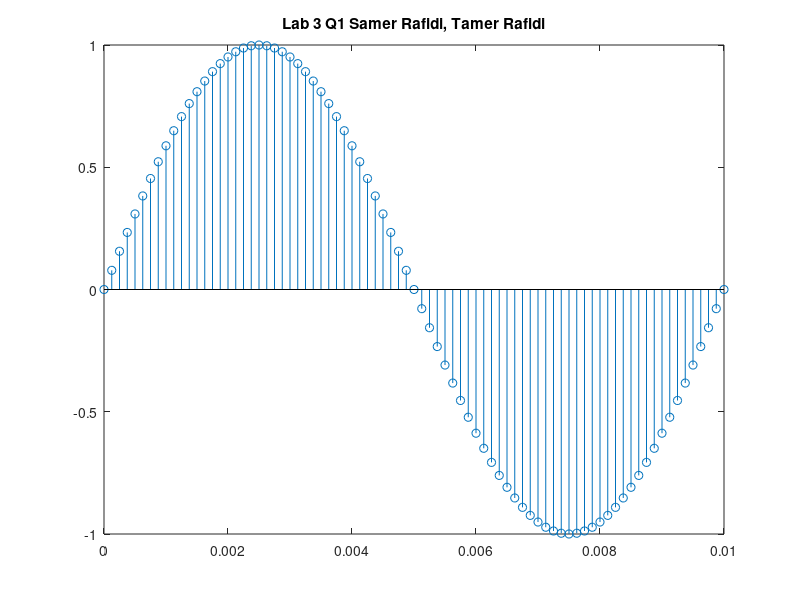

MATLAB code for this plot:
% Samer Rafidi 400333524, Tamer Rafidi 400333527
% Do a plot of a sampled sinusoid with frequency f = 100 Hz
%
f = 100
%
% Sampling frequency and interval
fs = 8000;
Ts = 1/fs;
%
% Set time duration of plot, i.e., 10 msec.
tfinalplot = 10e-3;
%
% Make the time vector for the plot
nplot=0:Ts:tfinalplot;
%
% Sample the sinusoid.
xnT = sin(2*pi*f*nplot);
%
% Make the plot
stem(nplot, xnT);
title('Lab 3 Q1 Samer Rafidi, Tamer Rafidi');
%
% Uncomment/edit this next line to save the graph.
exportgraphics(gcf, 'Q1_Plot.jpg');
%
